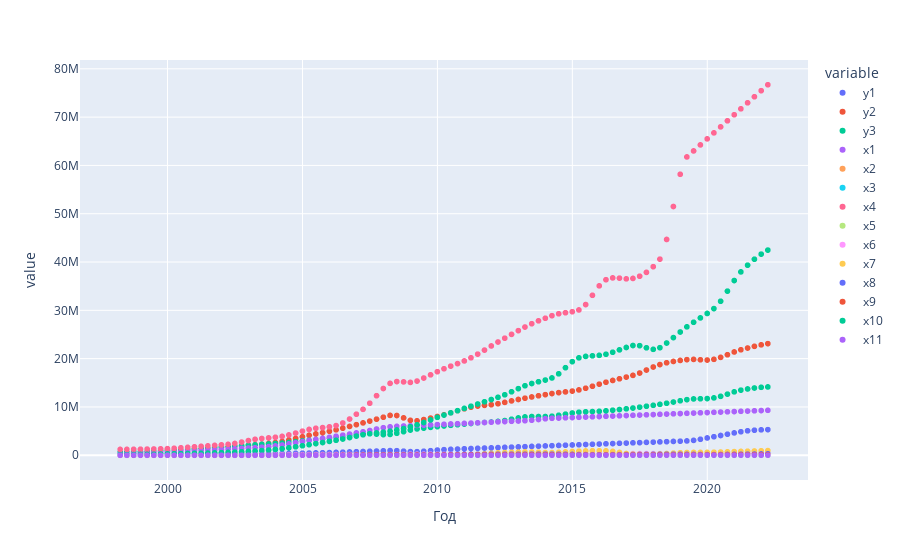

The cell this chart's notebook holds for it:
### Markdown cell above
### Данные после интерполяции с помощью метода 'akima'

### Code cell
# InterpolateData(data).scatter()
# InterpolateData(data, method='cubic').scatter()
# InterpolateData(data, method='quadratic').scatter()
InterpolateData(data, method='akima').scatter()
